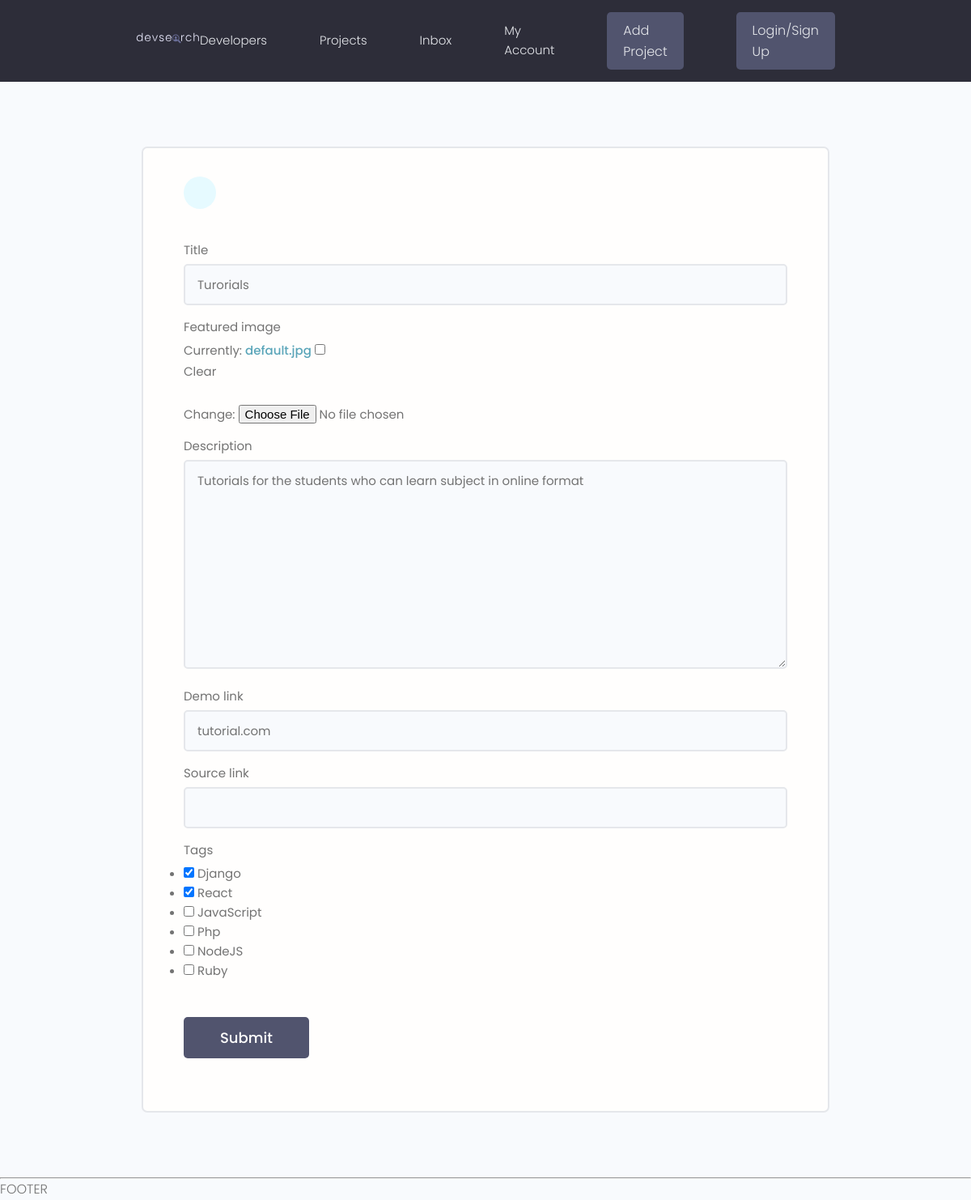
The page /projects/update-project/8697e40c6ce7498694ddc8686184bc20/ on the database as committed earlier.
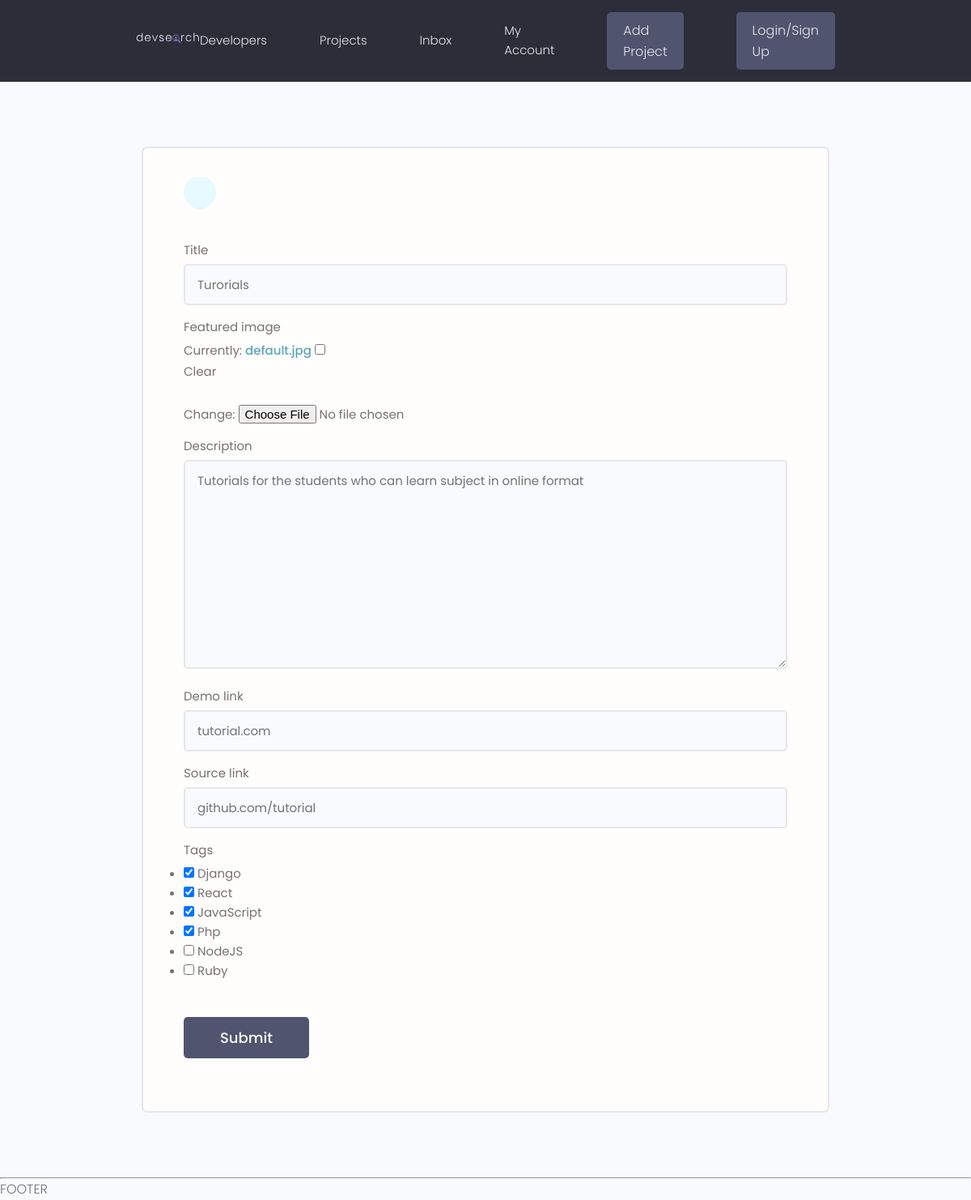
The same page on the database as committed later.
### projects/models.py (models this page shows, shortened)
class Project(models.Model):
	owner=models.ForeignKey(Profile,null=True,blank=True,on_delete=models.SET_NULL)
	title=models.CharField(max_length=200)
	description=models.TextField(null=True,blank=True)
	featured_image=models.ImageField(null=True,blank=True,
	                                 default="default.jpg")
	demo_link=models.CharField(max_length=2000,null=True,blank=True)
	source_link=models.CharField(max_length=2000,null=True,blank=True)
	tags=models.ManyToManyField(Tag,blank=True)
	vote_total=models.IntegerField(default=0,null=True,blank=True)
	vote_ratio=models.IntegerField(default=0,null=True,blank=True)
	created=models.DateTimeField(auto_now_add=True)
	id=models.UUIDField(default=uuid.uuid4,unique=True,
	                    primary_key=True,editable=False)

### projects/views.py (the view)
# urls.py: path( 'update-project/<str:pk>/',views.updateProject, name="update-project"),
def updateProject(request,pk):
    project =Project.objects.get(id=pk)
    form=ProjectForm(instance=project)
    if request.method=='POST':
        print(request.POST)
        form=ProjectForm(request.POST,request.FILES,instance=project)
        if form.is_valid():
            form.save()
            return redirect('projects')
    context={'form':form}
    return render(request,"projects/project_form.html",context)

### projects/forms.py
class ProjectForm(ModelForm):
	class Meta:
		model=Project
		fields=['title','featured_image',
		        'description','demo_link','source_link','tags']
		widgets={
			'tags':forms.CheckboxSelectMultiple(),
		}
	def __init__(self,*args,**kwargs):
		super(ProjectForm, self).__init__(*args,**kwargs)
		self.fields['title'].widget.attrs.update({'class': 'input', 'placeholder':"Add title"})
		for name,field in self.fields.items():
			field.widget.attrs.update({'class': 'input'} )

### projects/models.py (called while the page is built)
	def __str__(self):
		return self.name

### projects/templates/projects/project_form.html (shortened to what this page needs)
{% extends 'main.html' %}
{% block content %}
    <main class="formPage my-xl">
        <div class="content-box">
            <div class="formWrapper">
                <a class="backButton" href="#"></a>
                <br>
                <form class="form" method="POST" enctype="multipart/form-data">
                    {% for field in form %}
                    <div class="form__field">
                        <label for="formInput#text">{{field.label}} </label>
                        {{field}}
                    </div>
                    {% endfor %}
                    <input class="btn btn--sub btn--lg  my-md" type="submit" value="Submit" />
                </form>
            </div>
        </div>
    </main>
{% endblock content %}

Rows that differ between the two databases and show on the page:
changed Project "Turorials": source_link (not shown) → "github.com/tutorial"
Other text that changed with them:
form field tags: "☑ ☑ ☐ ☐ ☐ ☐" → "☑ ☑ ☑ ☑ ☐ ☐"
